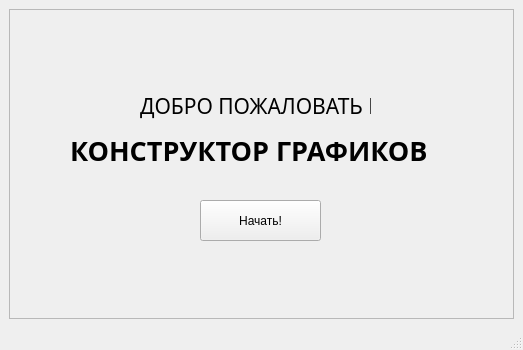
<?xml version="1.0" encoding="UTF-8"?>
<ui version="4.0">
 <class>MainWindow</class>
 <widget class="QMainWindow" name="MainWindow">
  <property name="geometry">
   <rect>
    <x>0</x>
    <y>0</y>
    <width>523</width>
    <height>350</height>
   </rect>
  </property>
  <property name="windowTitle">
   <string>MainWindow</string>
  </property>
  <widget class="QWidget" name="centralwidget">
   <layout class="QVBoxLayout" name="verticalLayout">
    <item>
     <layout class="QVBoxLayout" name="verticalLayout_2">
      <item>
       <widget class="QScrollArea" name="scrollArea">
        <property name="widgetResizable">
         <bool>true</bool>
        </property>
        <widget class="QWidget" name="scrollAreaWidgetContents">
         <property name="geometry">
          <rect>
           <x>0</x>
           <y>0</y>
           <width>501</width>
           <height>287</height>
          </rect>
         </property>
         <widget class="QLabel" name="welcome_label">
          <property name="geometry">
           <rect>
            <x>130</x>
            <y>70</y>
            <width>231</width>
            <height>51</height>
           </rect>
          </property>
          <property name="font">
           <font>
            <family>AngsanaUPC</family>
            <pointsize>16</pointsize>
            <weight>50</weight>
            <bold>false</bold>
           </font>
          </property>
          <property name="text">
           <string>ДОБРО ПОЖАЛОВАТЬ В </string>
          </property>
         </widget>
         <widget class="QLabel" name="label">
          <property name="geometry">
           <rect>
            <x>60</x>
            <y>120</y>
            <width>401</width>
            <height>41</height>
           </rect>
          </property>
          <property name="font">
           <font>
            <family>AngsanaUPC</family>
            <pointsize>20</pointsize>
            <weight>75</weight>
            <bold>true</bold>
           </font>
          </property>
          <property name="text">
           <string>КОНСТРУКТОР ГРАФИКОВ</string>
          </property>
         </widget>
         <widget class="QPushButton" name="pushButton">
          <property name="geometry">
           <rect>
            <x>190</x>
            <y>190</y>
            <width>121</width>
            <height>41</height>
           </rect>
          </property>
          <property name="text">
           <string>Начать!</string>
          </property>
         </widget>
        </widget>
       </widget>
      </item>
     </layout>
    </item>
   </layout>
  </widget>
  <widget class="QMenuBar" name="menubar">
   <property name="geometry">
    <rect>
     <x>0</x>
     <y>0</y>
     <width>523</width>
     <height>21</height>
    </rect>
   </property>
  </widget>
  <widget class="QStatusBar" name="statusbar"/>
 </widget>
 <resources/>
 <connections/>
</ui>
